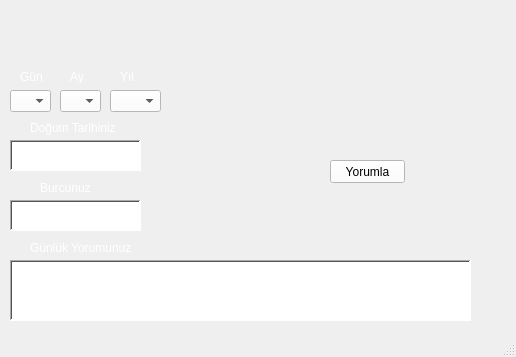
<?xml version="1.0" encoding="UTF-8"?>
<ui version="4.0">
 <class>MainWindow</class>
 <widget class="QMainWindow" name="MainWindow">
  <property name="geometry">
   <rect>
    <x>0</x>
    <y>0</y>
    <width>516</width>
    <height>357</height>
   </rect>
  </property>
  <property name="windowTitle">
   <string>Günlük Burç Yazılımı</string>
  </property>
  <property name="windowIcon">
   <iconset resource="arkaplan.qrc">
    <normaloff>:/new/arkaplan/burcyazilimibackground.jpg</normaloff>:/new/arkaplan/burcyazilimibackground.jpg</iconset>
  </property>
  <property name="styleSheet">
   <string notr="true">#MainWindow



{
 
background-image: url(:/new/arkaplan/burcyazilimibackground.jpg);

}
</string>
  </property>
  <widget class="QWidget" name="centralWidget">
   <property name="styleSheet">
    <string notr="true"/>
   </property>
   <widget class="QLabel" name="label_date_time">
    <property name="enabled">
     <bool>true</bool>
    </property>
    <property name="geometry">
     <rect>
      <x>50</x>
      <y>30</y>
      <width>131</width>
      <height>21</height>
     </rect>
    </property>
    <property name="font">
     <font>
      <pointsize>12</pointsize>
      <weight>75</weight>
      <bold>true</bold>
     </font>
    </property>
    <property name="acceptDrops">
     <bool>false</bool>
    </property>
    <property name="layoutDirection">
     <enum>Qt::LeftToRight</enum>
    </property>
    <property name="styleSheet">
     <string notr="true">#label_date_time
{

color:rgb(255, 255, 255);

}</string>
    </property>
    <property name="frameShape">
     <enum>QFrame::NoFrame</enum>
    </property>
    <property name="frameShadow">
     <enum>QFrame::Plain</enum>
    </property>
    <property name="text">
     <string/>
    </property>
    <property name="textFormat">
     <enum>Qt::RichText</enum>
    </property>
    <property name="scaledContents">
     <bool>false</bool>
    </property>
    <property name="wordWrap">
     <bool>false</bool>
    </property>
    <property name="indent">
     <number>-1</number>
    </property>
   </widget>
   <widget class="QComboBox" name="comboBox">
    <property name="geometry">
     <rect>
      <x>10</x>
      <y>90</y>
      <width>41</width>
      <height>22</height>
     </rect>
    </property>
    <property name="styleSheet">
     <string notr="true">background-color: rgb(255, 255, 255);</string>
    </property>
    <property name="frame">
     <bool>true</bool>
    </property>
   </widget>
   <widget class="QComboBox" name="comboBox_2">
    <property name="geometry">
     <rect>
      <x>60</x>
      <y>90</y>
      <width>41</width>
      <height>22</height>
     </rect>
    </property>
    <property name="styleSheet">
     <string notr="true">background-color: rgb(255, 255, 255);</string>
    </property>
    <property name="frame">
     <bool>true</bool>
    </property>
   </widget>
   <widget class="QComboBox" name="comboBox_3">
    <property name="geometry">
     <rect>
      <x>110</x>
      <y>90</y>
      <width>51</width>
      <height>22</height>
     </rect>
    </property>
    <property name="styleSheet">
     <string notr="true">background-color: rgb(255, 255, 255);</string>
    </property>
    <property name="frame">
     <bool>true</bool>
    </property>
   </widget>
   <widget class="QPushButton" name="pushButton">
    <property name="geometry">
     <rect>
      <x>330</x>
      <y>160</y>
      <width>75</width>
      <height>23</height>
     </rect>
    </property>
    <property name="styleSheet">
     <string notr="true">background-color: rgb(255, 255, 255);</string>
    </property>
    <property name="text">
     <string>Yorumla</string>
    </property>
   </widget>
   <widget class="QLabel" name="dogumtarihi">
    <property name="geometry">
     <rect>
      <x>10</x>
      <y>140</y>
      <width>131</width>
      <height>31</height>
     </rect>
    </property>
    <property name="font">
     <font>
      <weight>75</weight>
      <bold>true</bold>
     </font>
    </property>
    <property name="styleSheet">
     <string notr="true">#dogumtarihi



{

background-color: rgb(255, 255, 255);
color:rgb(0, 0, 0);


}</string>
    </property>
    <property name="frameShape">
     <enum>QFrame::WinPanel</enum>
    </property>
    <property name="frameShadow">
     <enum>QFrame::Sunken</enum>
    </property>
    <property name="lineWidth">
     <number>0</number>
    </property>
    <property name="text">
     <string/>
    </property>
   </widget>
   <widget class="QLabel" name="burc">
    <property name="geometry">
     <rect>
      <x>10</x>
      <y>200</y>
      <width>131</width>
      <height>31</height>
     </rect>
    </property>
    <property name="font">
     <font>
      <weight>75</weight>
      <bold>true</bold>
     </font>
    </property>
    <property name="styleSheet">
     <string notr="true">#burc
{

background-color: rgb(255, 255, 255);

color:rgb(0, 0, 0);

}</string>
    </property>
    <property name="frameShape">
     <enum>QFrame::WinPanel</enum>
    </property>
    <property name="frameShadow">
     <enum>QFrame::Sunken</enum>
    </property>
    <property name="text">
     <string/>
    </property>
   </widget>
   <widget class="QLabel" name="burcyorumu">
    <property name="geometry">
     <rect>
      <x>10</x>
      <y>260</y>
      <width>461</width>
      <height>61</height>
     </rect>
    </property>
    <property name="font">
     <font>
      <weight>75</weight>
      <bold>true</bold>
     </font>
    </property>
    <property name="styleSheet">
     <string notr="true">#burcyorumu

{
background-color: rgb(255, 255, 255);
color:rgb(0, 0, 0);
}</string>
    </property>
    <property name="frameShape">
     <enum>QFrame::WinPanel</enum>
    </property>
    <property name="frameShadow">
     <enum>QFrame::Sunken</enum>
    </property>
    <property name="text">
     <string/>
    </property>
   </widget>
   <widget class="QLabel" name="label">
    <property name="geometry">
     <rect>
      <x>20</x>
      <y>70</y>
      <width>47</width>
      <height>13</height>
     </rect>
    </property>
    <property name="styleSheet">
     <string notr="true">color: rgb(255, 255, 255);</string>
    </property>
    <property name="text">
     <string>Gün</string>
    </property>
   </widget>
   <widget class="QLabel" name="label_2">
    <property name="geometry">
     <rect>
      <x>70</x>
      <y>70</y>
      <width>47</width>
      <height>13</height>
     </rect>
    </property>
    <property name="styleSheet">
     <string notr="true">color: rgb(255, 255, 255);</string>
    </property>
    <property name="text">
     <string>Ay</string>
    </property>
   </widget>
   <widget class="QLabel" name="label_3">
    <property name="geometry">
     <rect>
      <x>120</x>
      <y>70</y>
      <width>47</width>
      <height>13</height>
     </rect>
    </property>
    <property name="styleSheet">
     <string notr="true">color: rgb(255, 255, 255);</string>
    </property>
    <property name="text">
     <string>Yıl</string>
    </property>
   </widget>
   <widget class="QLabel" name="label_4">
    <property name="geometry">
     <rect>
      <x>30</x>
      <y>120</y>
      <width>111</width>
      <height>16</height>
     </rect>
    </property>
    <property name="styleSheet">
     <string notr="true">color: rgb(255, 255, 255);</string>
    </property>
    <property name="text">
     <string>Doğum Tarihiniz</string>
    </property>
   </widget>
   <widget class="QLabel" name="label_5">
    <property name="geometry">
     <rect>
      <x>40</x>
      <y>180</y>
      <width>51</width>
      <height>16</height>
     </rect>
    </property>
    <property name="styleSheet">
     <string notr="true">color: rgb(255, 255, 255);</string>
    </property>
    <property name="text">
     <string>Burcunuz</string>
    </property>
   </widget>
   <widget class="QLabel" name="label_6">
    <property name="geometry">
     <rect>
      <x>30</x>
      <y>240</y>
      <width>141</width>
      <height>16</height>
     </rect>
    </property>
    <property name="styleSheet">
     <string notr="true">color: rgb(255, 255, 255);</string>
    </property>
    <property name="text">
     <string>Günlük Yorumunuz</string>
    </property>
   </widget>
  </widget>
  <widget class="QMenuBar" name="menuBar">
   <property name="geometry">
    <rect>
     <x>0</x>
     <y>0</y>
     <width>516</width>
     <height>21</height>
    </rect>
   </property>
  </widget>
  <widget class="QStatusBar" name="statusBar"/>
 </widget>
 <layoutdefault spacing="6" margin="11"/>
 <resources>
  <include location="arkaplan.qrc"/>
 </resources>
 <connections/>
</ui>
